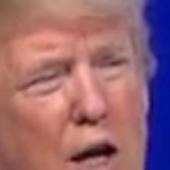
#> input picture iot-workshop-code/3-smart-doorlock/dataSet/1008.jpg, 170 x 170 px; its folder holds 4 pictures in this run
$ python trainer.py
#> lines starting #> are read from the running program, lines starting #| are printed output that depends on the picture
import os
import cv2
import numpy as np
from PIL import Image

recognizer=cv2.face.LBPHFaceRecognizer_create()
path='dataSet'

def getImagesWithID(path):
#> called with path = 'dataSet'
    imagePaths=[os.path.join(path,f) for f in os.listdir(path)]
    faces=[]
    IDs=[]
    for imagePath in imagePaths:
        faceImg=Image.open(imagePath).convert('L')
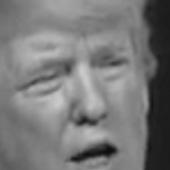
#> faceImg: PIL image 170x170 L; min 12, max 203, mean 120.7
        faceNp=np.array(faceImg,'uint8')
        ID=int(os.path.split(imagePath)[-1].split('.')[0])
        faces.append(faceNp)
        print(ID)
        IDs.append(ID)
#> pass 2 of the loop in getImagesWithID, `for imagePath in imagePaths:`:
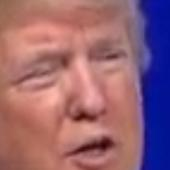
#> input picture iot-workshop-code/3-smart-doorlock/dataSet/1018.jpg, 170 x 170 px
#> in getImagesWithID, `faceImg=Image.open(imagePath).convert('L')`:
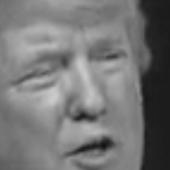
#> faceImg: PIL image 170x170 L; min 16, max 203, mean 117.9
#> pass 3 of the loop in getImagesWithID, `for imagePath in imagePaths:`:
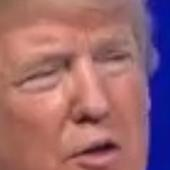
#> input picture iot-workshop-code/3-smart-doorlock/dataSet/1024.jpg, 170 x 170 px
#> in getImagesWithID, `faceImg=Image.open(imagePath).convert('L')`:
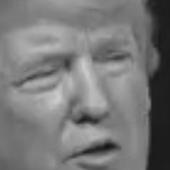
#> faceImg: PIL image 170x170 L; min 18, max 203, mean 120.6
#> the loop made 4 passes; the first 3 are shown
    return IDs,faces

Ids,faces=getImagesWithID(path)
recognizer.train(faces,np.array(Ids))
recognizer.save('recognizer/trainer.yml')
print("Training Over")
cv2.destroyAllWindows()
